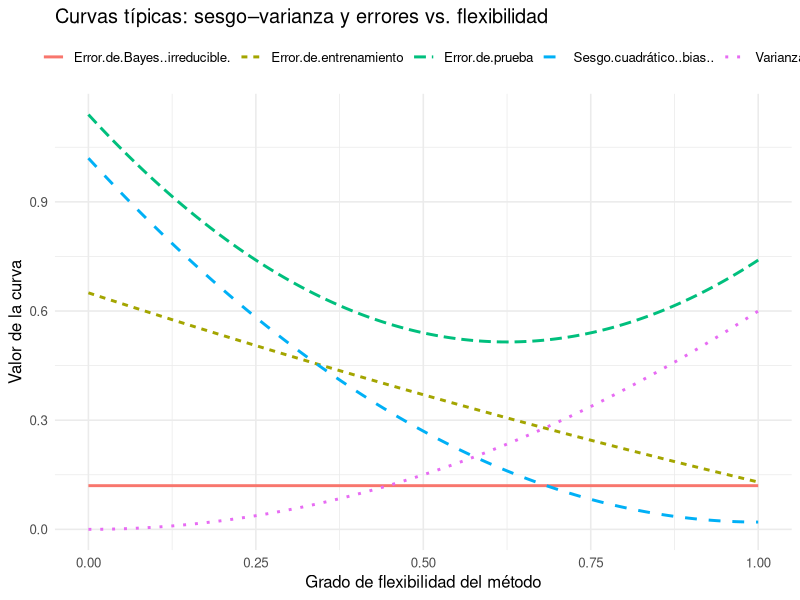
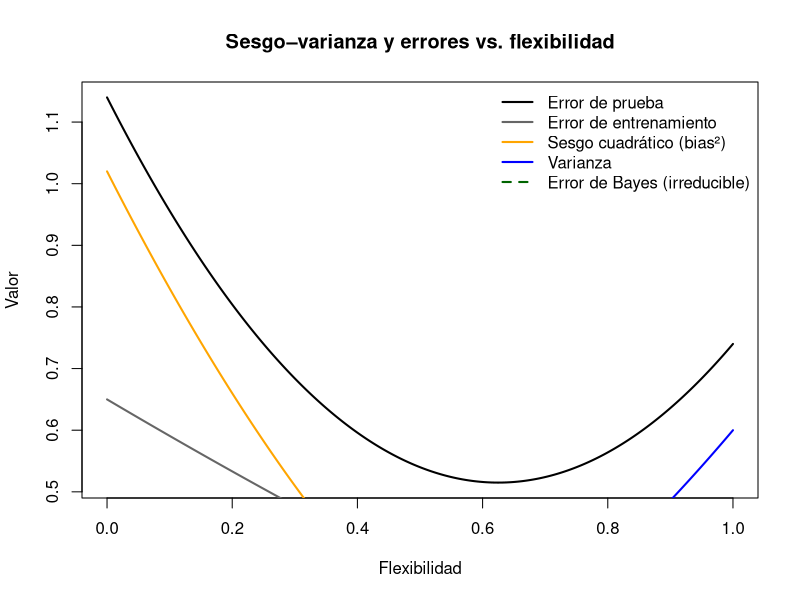

These charts were generated, in order, by the following R code:
# ----- Curvas sesgo–varianza y errores vs. flexibilidad (R + ggplot2) -----

# Paquetes (descomenta si necesitas instalarlos)
# install.packages(c("ggplot2", "tidyr", "dplyr"))

library(ggplot2)
library(tidyr)
library(dplyr)

# Eje x: grado de flexibilidad (0 = rígido, 1 = muy flexible)
x <- seq(0, 1, length.out = 400)

# Formas heurísticas (las magnitudes exactas no importan, solo la forma)
bias2        <- (1 - x)^2 + 0.02          # sesgo cuadrático ↓
variance     <- 0.60 * x^2                # varianza ↑
irreducible  <- rep(0.12, length(x))      # error de Bayes (irreducible) =
train_err    <- 0.65 - 0.60*x + 0.08*x^2  # error de entrenamiento ↓
test_err     <- bias2 + variance + irreducible  # error de prueba ≈ bias² + var + irreducible

df <- data.frame(
  flex = x,
  `Sesgo cuadrático (bias²)` = bias2,
  `Varianza`                 = variance,
  `Error de entrenamiento`   = train_err,
  `Error de prueba`          = test_err,
  `Error de Bayes (irreducible)` = irreducible
) |>
  pivot_longer(-flex, names_to = "curva", values_to = "valor")

ggplot(df, aes(flex, valor, color = curva, linetype = curva)) +
  geom_line(linewidth = 1) +
  labs(
    title = "Curvas típicas: sesgo–varianza y errores vs. flexibilidad",
    x = "Grado de flexibilidad del método",
    y = "Valor de la curva",
    color = NULL, linetype = NULL
  ) +
  theme_minimal(base_size = 12) +
  theme(legend.position = "top")




#**********************************************************************
#*************** (Opcional) versión base R, sin paquetes *****************
#***********************************************************************
#*
x <- seq(0, 1, length.out = 400)
bias2       <- (1 - x)^2 + 0.02
variance    <- 0.60 * x^2
irreducible <- rep(0.12, length(x))
train_err   <- 0.65 - 0.60*x + 0.08*x^2
test_err    <- bias2 + variance + irreducible

plot(x, test_err, type = "l", lwd = 2, xlab = "Flexibilidad",
     ylab = "Valor", main = "Sesgo–varianza y errores vs. flexibilidad")
lines(x, train_err, lwd = 2, col = "gray40")
lines(x, bias2, lwd = 2, col = "orange")
lines(x, variance, lwd = 2, col = "blue")
lines(x, irreducible, lwd = 2, lty = 2, col = "darkgreen")
legend("topright",
       legend = c("Error de prueba","Error de entrenamiento",
                  "Sesgo cuadrático (bias²)","Varianza",
                  "Error de Bayes (irreducible)"),
       lty = c(1,1,1,1,2), lwd = 2,
       col = c("black","gray40","orange","blue","darkgreen"), bty = "n")









